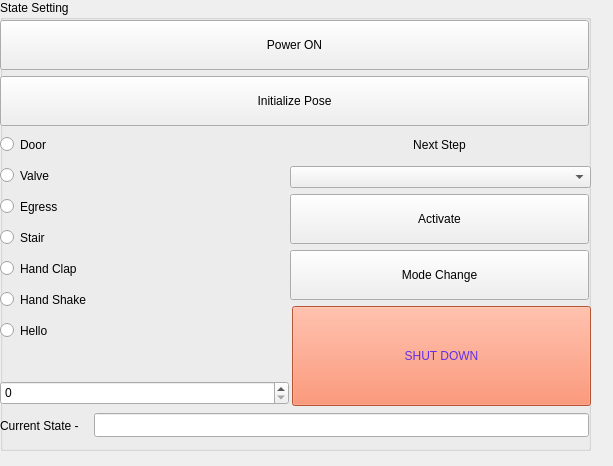
<?xml version="1.0" encoding="UTF-8"?>
<ui version="4.0">
 <class>Form</class>
 <widget class="QWidget" name="Form">
  <property name="geometry">
   <rect>
    <x>0</x>
    <y>0</y>
    <width>613</width>
    <height>466</height>
   </rect>
  </property>
  <property name="windowTitle">
   <string>Form</string>
  </property>
  <widget class="QGroupBox" name="groupBox">
   <property name="geometry">
    <rect>
     <x>0</x>
     <y>0</y>
     <width>591</width>
     <height>451</height>
    </rect>
   </property>
   <property name="minimumSize">
    <size>
     <width>591</width>
     <height>451</height>
    </size>
   </property>
   <property name="maximumSize">
    <size>
     <width>591</width>
     <height>451</height>
    </size>
   </property>
   <property name="title">
    <string>State Setting</string>
   </property>
   <widget class="QWidget" name="verticalLayoutWidget">
    <property name="geometry">
     <rect>
      <x>0</x>
      <y>20</y>
      <width>591</width>
      <height>108</height>
     </rect>
    </property>
    <property name="minimumSize">
     <size>
      <width>591</width>
      <height>108</height>
     </size>
    </property>
    <property name="maximumSize">
     <size>
      <width>591</width>
      <height>108</height>
     </size>
    </property>
    <layout class="QVBoxLayout" name="verticalLayout">
     <item>
      <widget class="QPushButton" name="power_on">
       <property name="minimumSize">
        <size>
         <width>589</width>
         <height>50</height>
        </size>
       </property>
       <property name="maximumSize">
        <size>
         <width>589</width>
         <height>50</height>
        </size>
       </property>
       <property name="text">
        <string>Power ON</string>
       </property>
       <property name="autoRepeatInterval">
        <number>100</number>
       </property>
       <attribute name="buttonGroup">
        <string notr="true">buttonGroup</string>
       </attribute>
      </widget>
     </item>
     <item>
      <widget class="QPushButton" name="initialize_pose">
       <property name="minimumSize">
        <size>
         <width>589</width>
         <height>50</height>
        </size>
       </property>
       <property name="maximumSize">
        <size>
         <width>589</width>
         <height>50</height>
        </size>
       </property>
       <property name="text">
        <string>Initialize Pose</string>
       </property>
       <attribute name="buttonGroup">
        <string notr="true">buttonGroup</string>
       </attribute>
      </widget>
     </item>
    </layout>
   </widget>
   <widget class="QWidget" name="horizontalLayoutWidget_2">
    <property name="geometry">
     <rect>
      <x>0</x>
      <y>410</y>
      <width>591</width>
      <height>31</height>
     </rect>
    </property>
    <property name="minimumSize">
     <size>
      <width>591</width>
      <height>31</height>
     </size>
    </property>
    <property name="maximumSize">
     <size>
      <width>591</width>
      <height>31</height>
     </size>
    </property>
    <layout class="QHBoxLayout" name="horizontalLayout_2">
     <item>
      <widget class="QLabel" name="label_2">
       <property name="minimumSize">
        <size>
         <width>88</width>
         <height>29</height>
        </size>
       </property>
       <property name="maximumSize">
        <size>
         <width>88</width>
         <height>29</height>
        </size>
       </property>
       <property name="text">
        <string>Current State -</string>
       </property>
      </widget>
     </item>
     <item>
      <widget class="QLineEdit" name="line_current_state">
       <property name="minimumSize">
        <size>
         <width>495</width>
         <height>24</height>
        </size>
       </property>
       <property name="maximumSize">
        <size>
         <width>495</width>
         <height>24</height>
        </size>
       </property>
      </widget>
     </item>
    </layout>
   </widget>
   <widget class="QWidget" name="verticalLayoutWidget_3">
    <property name="geometry">
     <rect>
      <x>0</x>
      <y>130</y>
      <width>291</width>
      <height>281</height>
     </rect>
    </property>
    <property name="minimumSize">
     <size>
      <width>291</width>
      <height>281</height>
     </size>
    </property>
    <property name="maximumSize">
     <size>
      <width>291</width>
      <height>281</height>
     </size>
    </property>
    <layout class="QVBoxLayout" name="verticalLayout_3">
     <item>
      <widget class="QRadioButton" name="door">
       <property name="minimumSize">
        <size>
         <width>289</width>
         <height>21</height>
        </size>
       </property>
       <property name="maximumSize">
        <size>
         <width>289</width>
         <height>21</height>
        </size>
       </property>
       <property name="layoutDirection">
        <enum>Qt::LeftToRight</enum>
       </property>
       <property name="text">
        <string>Door</string>
       </property>
       <property name="checkable">
        <bool>true</bool>
       </property>
       <attribute name="buttonGroup">
        <string notr="true">buttonGroup_2</string>
       </attribute>
      </widget>
     </item>
     <item>
      <widget class="QRadioButton" name="valve">
       <property name="minimumSize">
        <size>
         <width>289</width>
         <height>21</height>
        </size>
       </property>
       <property name="maximumSize">
        <size>
         <width>289</width>
         <height>21</height>
        </size>
       </property>
       <property name="text">
        <string>Valve</string>
       </property>
       <attribute name="buttonGroup">
        <string notr="true">buttonGroup_2</string>
       </attribute>
      </widget>
     </item>
     <item>
      <widget class="QRadioButton" name="egress">
       <property name="minimumSize">
        <size>
         <width>289</width>
         <height>21</height>
        </size>
       </property>
       <property name="maximumSize">
        <size>
         <width>289</width>
         <height>21</height>
        </size>
       </property>
       <property name="text">
        <string>Egress</string>
       </property>
       <attribute name="buttonGroup">
        <string notr="true">buttonGroup_2</string>
       </attribute>
      </widget>
     </item>
     <item>
      <widget class="QRadioButton" name="Stair">
       <property name="minimumSize">
        <size>
         <width>289</width>
         <height>21</height>
        </size>
       </property>
       <property name="maximumSize">
        <size>
         <width>289</width>
         <height>21</height>
        </size>
       </property>
       <property name="text">
        <string>Stair</string>
       </property>
       <attribute name="buttonGroup">
        <string notr="true">buttonGroup_2</string>
       </attribute>
      </widget>
     </item>
     <item>
      <widget class="QRadioButton" name="Handclap">
       <property name="minimumSize">
        <size>
         <width>289</width>
         <height>21</height>
        </size>
       </property>
       <property name="maximumSize">
        <size>
         <width>289</width>
         <height>21</height>
        </size>
       </property>
       <property name="text">
        <string>Hand Clap</string>
       </property>
       <attribute name="buttonGroup">
        <string notr="true">buttonGroup_2</string>
       </attribute>
      </widget>
     </item>
     <item>
      <widget class="QRadioButton" name="Handshake">
       <property name="minimumSize">
        <size>
         <width>289</width>
         <height>21</height>
        </size>
       </property>
       <property name="maximumSize">
        <size>
         <width>289</width>
         <height>21</height>
        </size>
       </property>
       <property name="text">
        <string>Hand Shake</string>
       </property>
       <attribute name="buttonGroup">
        <string notr="true">buttonGroup_2</string>
       </attribute>
      </widget>
     </item>
     <item>
      <widget class="QRadioButton" name="Hello">
       <property name="minimumSize">
        <size>
         <width>289</width>
         <height>21</height>
        </size>
       </property>
       <property name="maximumSize">
        <size>
         <width>289</width>
         <height>21</height>
        </size>
       </property>
       <property name="text">
        <string>Hello</string>
       </property>
       <attribute name="buttonGroup">
        <string notr="true">buttonGroup_2</string>
       </attribute>
      </widget>
     </item>
     <item>
      <widget class="QLabel" name="label_4">
       <property name="minimumSize">
        <size>
         <width>289</width>
         <height>20</height>
        </size>
       </property>
       <property name="maximumSize">
        <size>
         <width>289</width>
         <height>20</height>
        </size>
       </property>
       <property name="text">
        <string>&lt;Hello Count&gt;</string>
       </property>
       <property name="alignment">
        <set>Qt::AlignCenter</set>
       </property>
      </widget>
     </item>
     <item>
      <widget class="QSpinBox" name="spinBox">
       <property name="minimumSize">
        <size>
         <width>289</width>
         <height>24</height>
        </size>
       </property>
       <property name="maximumSize">
        <size>
         <width>289</width>
         <height>24</height>
        </size>
       </property>
      </widget>
     </item>
    </layout>
   </widget>
   <widget class="QWidget" name="verticalLayoutWidget_4">
    <property name="geometry">
     <rect>
      <x>290</x>
      <y>130</y>
      <width>301</width>
      <height>281</height>
     </rect>
    </property>
    <property name="minimumSize">
     <size>
      <width>301</width>
      <height>281</height>
     </size>
    </property>
    <property name="maximumSize">
     <size>
      <width>301</width>
      <height>281</height>
     </size>
    </property>
    <layout class="QVBoxLayout" name="verticalLayout_4">
     <item>
      <widget class="QLabel" name="label">
       <property name="minimumSize">
        <size>
         <width>299</width>
         <height>30</height>
        </size>
       </property>
       <property name="maximumSize">
        <size>
         <width>299</width>
         <height>30</height>
        </size>
       </property>
       <property name="text">
        <string>Next Step</string>
       </property>
       <property name="alignment">
        <set>Qt::AlignCenter</set>
       </property>
      </widget>
     </item>
     <item>
      <widget class="QComboBox" name="comboBox"/>
     </item>
     <item>
      <widget class="QPushButton" name="act_button">
       <property name="minimumSize">
        <size>
         <width>299</width>
         <height>50</height>
        </size>
       </property>
       <property name="maximumSize">
        <size>
         <width>299</width>
         <height>50</height>
        </size>
       </property>
       <property name="text">
        <string>Activate</string>
       </property>
      </widget>
     </item>
     <item>
      <widget class="QPushButton" name="pushButton_3">
       <property name="minimumSize">
        <size>
         <width>299</width>
         <height>50</height>
        </size>
       </property>
       <property name="maximumSize">
        <size>
         <width>299</width>
         <height>50</height>
        </size>
       </property>
       <property name="text">
        <string>Mode Change</string>
       </property>
       <attribute name="buttonGroup">
        <string notr="true">buttonGroup</string>
       </attribute>
      </widget>
     </item>
     <item>
      <widget class="QPushButton" name="pushButton_4">
       <property name="minimumSize">
        <size>
         <width>299</width>
         <height>100</height>
        </size>
       </property>
       <property name="maximumSize">
        <size>
         <width>299</width>
         <height>100</height>
        </size>
       </property>
       <property name="layoutDirection">
        <enum>Qt::RightToLeft</enum>
       </property>
       <property name="autoFillBackground">
        <bool>false</bool>
       </property>
       <property name="styleSheet">
        <string notr="true"> background-color: #FF764C; color: #6130e8; font: 36pt &quot;Nimbus Mono L&quot;;</string>
       </property>
       <property name="text">
        <string>SHUT DOWN</string>
       </property>
      </widget>
     </item>
    </layout>
   </widget>
  </widget>
 </widget>
 <resources/>
 <connections/>
 <buttongroups>
  <buttongroup name="buttonGroup"/>
  <buttongroup name="buttonGroup_2"/>
 </buttongroups>
</ui>
